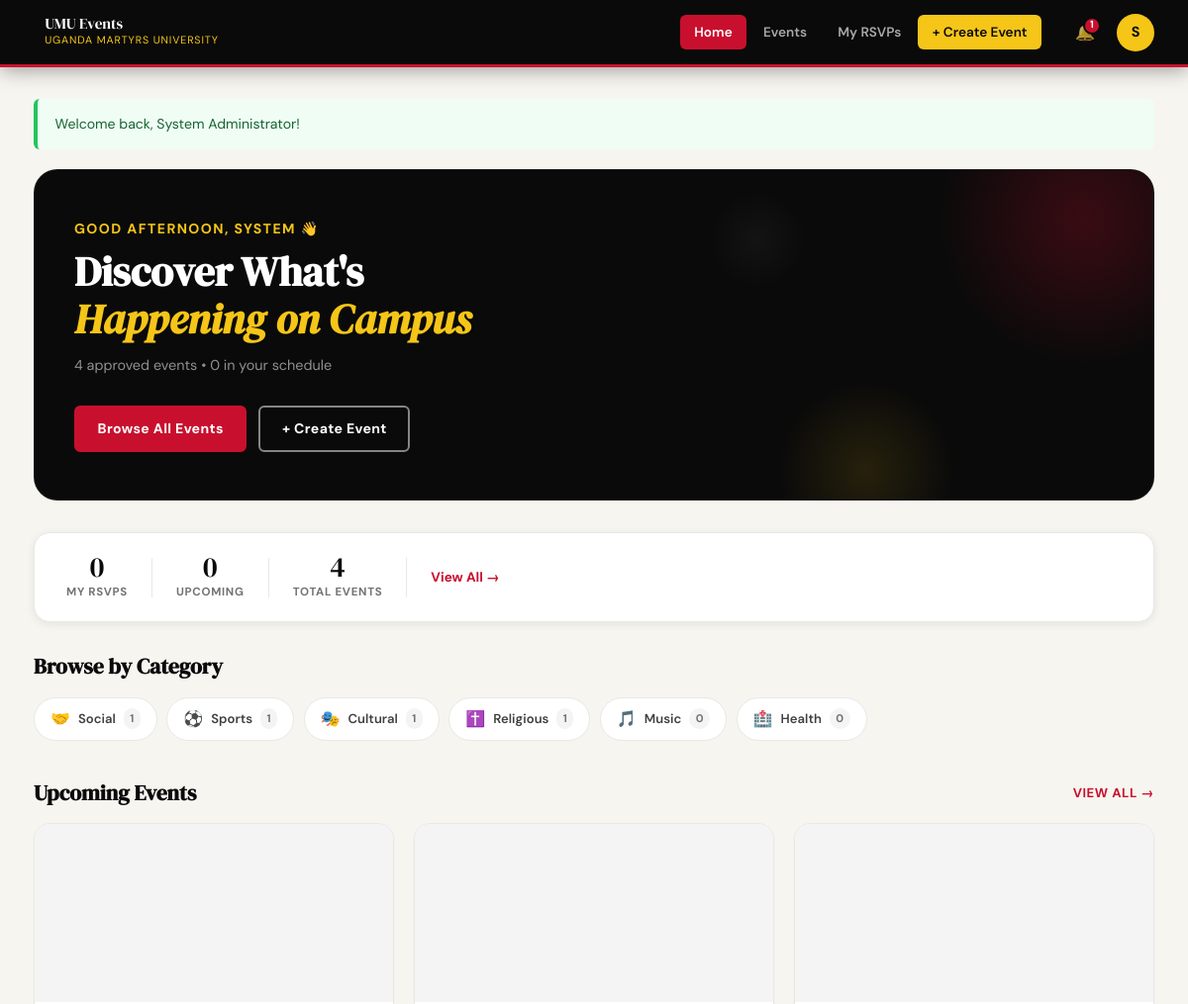
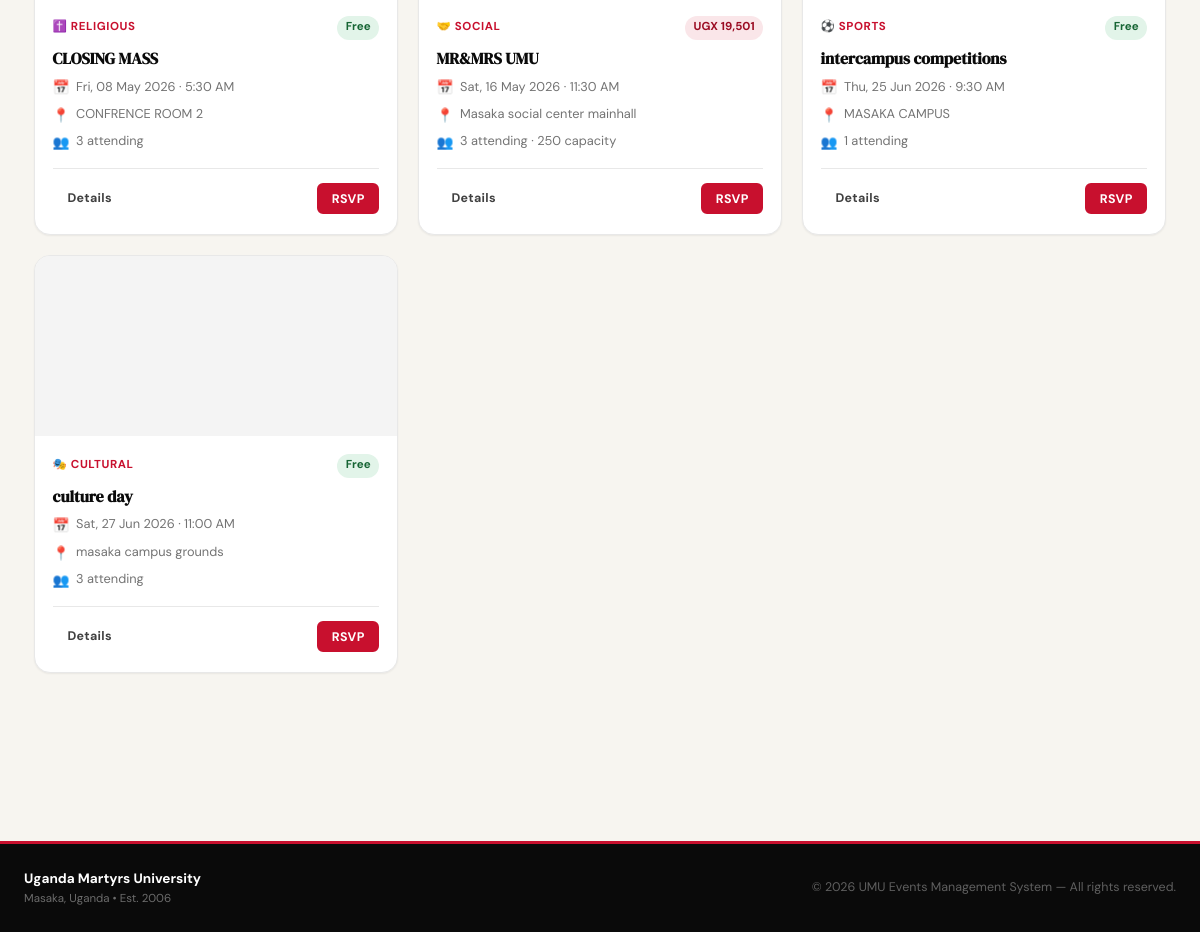
/dashboard.php (signed in), run on the app's committed database (2 pictures, top to bottom).
### tables this page shows
CREATE TABLE IF NOT EXISTS `categories` (
  `id` int NOT NULL AUTO_INCREMENT,
  `name` varchar(60) NOT NULL,
  `icon` varchar(10) NOT NULL DEFAULT 0xF09F8E89,
  PRIMARY KEY (`id`),
  UNIQUE KEY `name` (`name`)
);

CREATE TABLE IF NOT EXISTS `events` (
  `id` int NOT NULL AUTO_INCREMENT,
  `creator_id` int NOT NULL,
  `category_id` int NOT NULL,
  `title` varchar(200) NOT NULL,
  `description` text NOT NULL,
  `location` varchar(200) NOT NULL,
  `event_date` datetime NOT NULL,
  `is_free` tinyint(1) NOT NULL DEFAULT '1',
  `price` decimal(10,2) DEFAULT '0.00',
  `capacity` int DEFAULT NULL,
  `poster` varchar(255) DEFAULT NULL,
  `status` enum('pending','approved','rejected') NOT NULL DEFAULT 'pending',
  `rejection_reason` varchar(255) DEFAULT NULL,
  `created_at` timestamp NULL DEFAULT CURRENT_TIMESTAMP,
  PRIMARY KEY (`id`),
  KEY `creator_id` (`creator_id`),
  KEY `category_id` (`category_id`)
);

### dashboard.php (the view, shortened to what this page needs)
<?php
require_once 'includes/auth.php';
$db     = getDB();
$userId = currentUserId();
$myRsvps   = $db->query("SELECT COUNT(*) FROM rsvps WHERE user_id=$userId")->fetch_row()[0];
$upcoming  = $db->query("SELECT COUNT(*) FROM rsvps r JOIN events e ON e.id=r.event_id WHERE r.user_id=$userId AND e.event_date>NOW() AND e.status='approved'")->fetch_row()[0];
$totalEvts = $db->query("SELECT COUNT(*) FROM events WHERE status='approved'")->fetch_row()[0];
$eventsStmt = $db->prepare("
    SELECT e.*, c.name AS cat_name, c.icon AS cat_icon,
           u.full_name AS creator_name,
           (SELECT COUNT(*) FROM rsvps WHERE event_id=e.id) AS rsvp_count,
           (SELECT COUNT(*) FROM rsvps WHERE event_id=e.id AND user_id=?) AS i_rsvpd
    FROM events e
    JOIN categories c ON c.id=e.category_id
    JOIN users u ON u.id=e.creator_id
    WHERE e.status='approved' AND e.event_date > NOW()
    ORDER BY e.event_date ASC
    LIMIT 6
");
$eventsStmt->bind_param('i', $userId);
$eventsStmt->execute();
$events = $eventsStmt->get_result()->fetch_all(MYSQLI_ASSOC);
$cats = $db->query("
    SELECT c.id, c.name, c.icon, COUNT(e.id) AS cnt
    FROM categories c
    LEFT JOIN events e ON e.category_id=c.id AND e.status='approved'
    GROUP BY c.id ORDER BY cnt DESC LIMIT 6
")->fetch_all(MYSQLI_ASSOC);
$pageTitle = 'Home'; $activePage = 'dashboard';
include 'includes/header.php';
?>
<div class="page-wrap">
<?php renderFlash(); ?>
<section class="hero-banner">
    <div class="hero-content">
        <p class="hero-greeting">Good <?= date('H')<12?'Morning':(date('H')<17?'Afternoon':'Evening') ?>, <?= clean(explode(' ', currentUserName())[0]) ?> 👋</p>
        <h1 class="hero-title">Discover What's<br><em>Happening on Campus</em></h1>
        <p class="hero-sub"><?= $totalEvts ?> approved events &bull; <?= $upcoming ?> in your schedule</p>
        <div class="hero-actions">
            <a href="events.php" class="btn btn-primary">Browse All Events</a>
            <?php if (isVerified()): ?>
            <a href="create_event.php" class="btn btn-outline-white">+ Create Event</a>
            <?php endif; ?>
        </div>
    </div>
    <div class="hero-deco">
        <div class="hero-deco-circle hero-deco-1"></div>
        <div class="hero-deco-circle hero-deco-2"></div>
        <div class="hero-deco-circle hero-deco-3"></div>
    </div>
</section>
<div class="stats-strip">
    <div class="stat-pill">
        <span class="stat-num"><?= $myRsvps ?></span>
        <span class="stat-lbl">My RSVPs</span>
    </div>
    <div class="stat-pill">
        <span class="stat-num"><?= $upcoming ?></span>
        <span class="stat-lbl">Upcoming</span>
    </div>
    <div class="stat-pill">
        <span class="stat-num"><?= $totalEvts ?></span>
        <span class="stat-lbl">Total Events</span>
    </div>
    <div class="stat-pill">
        <a href="events.php" class="stat-cta">View All →</a>
    </div>
</div>
<section class="dash-section">
    <div class="section-hd">
        <h2 class="section-title">Browse by Category</h2>
    </div>
    <div class="cat-grid">
        <?php foreach ($cats as $cat): ?>
        <a href="events.php?category=<?= $cat['id'] ?>" class="cat-chip">
            <span class="cat-icon"><?= $cat['icon'] ?></span>
            <span class="cat-name"><?= clean($cat['name']) ?></span>
            <span class="cat-count"><?= $cat['cnt'] ?></span>
        </a>
        <?php endforeach; ?>
    </div>
</section>
<section class="dash-section">
    <div class="section-hd">
        <h2 class="section-title">Upcoming Events</h2>
        <a href="events.php" class="section-more">View all →</a>
    </div>
    <?php if (empty($events)): ?>
    <div class="empty-state">
        <div class="empty-icon">🎪</div>
        <h3>No upcoming events yet</h3>
        <p>Check back soon or create one if you have a verified account.</p>
    </div>
    <?php else: ?>
    <div class="events-grid">
        <?php foreach ($events as $ev): ?>
        <article class="event-card">
            <?php if ($ev['poster']): ?>
            <div class="event-poster" style="background-image:url('<?= UPLOAD_URL . clean($ev['poster']) ?>')"></div>
            <?php else: ?>
            <div class="event-poster event-poster-no-img">
                <span class="event-poster-icon"><?= $ev['cat_icon'] ?></span>
            </div>
            <?php endif; ?>
            <div class="event-card-body">
                <div class="event-meta-row">
                    <span class="event-cat-badge"><?= $ev['cat_icon'] ?> <?= clean($ev['cat_name']) ?></span>
                    <span class="event-price-badge <?= $ev['is_free']?'badge-free':'badge-paid' ?>">
                        <?= $ev['is_free'] ? 'Free' : 'UGX ' . number_format($ev['price']) ?>
                    </span>
                </div>
                <h3 class="event-title">
                    <a href="event_detail.php?id=<?= $ev['id'] ?>"><?= clean($ev['title']) ?></a>
                </h3>
                <div class="event-info-list">
                    <div class="event-info-item">
                        <span class="eii-icon">📅</span>
                        <?= date('D, d M Y · g:i A', strtotime($ev['event_date'])) ?>
                    </div>
                    <div class="event-info-item">
                        <span class="eii-icon">📍</span>
                        <?= clean($ev['location']) ?>
                    </div>
                    <div class="event-info-item">
                        <span class="eii-icon">👥</span>
                        <?= $ev['rsvp_count'] ?> attending
                        <?= $ev['capacity'] ? ' · ' . $ev['capacity'] . ' capacity' : '' ?>
                    </div>
                </div>
                <div class="event-card-footer">
                    <a href="event_detail.php?id=<?= $ev['id'] ?>" class="btn btn-sm btn-ghost">Details</a>
                    <?php if ($ev['i_rsvpd']): ?>
                        <span class="rsvp-confirmed">✓ RSVPd</span>
                    <?php elseif (!$ev['capacity'] || $ev['rsvp_count'] < $ev['capacity']): ?>
                        <form method="POST" action="events.php">
                            <button type="submit" class="btn btn-sm btn-primary">RSVP</button>
                        </form>
                    <?php else: ?>
                        <span class="badge-full">Full</span>
                    <?php endif; ?>
                </div>
            </div>
        </article>
        <?php endforeach; ?>
    </div>
    <?php endif; ?>
</section>
</div>
<?php include 'includes/footer.php'; ?>

### header.php (shortened to what this page needs)
<?php
$unread = isLoggedIn() ? countUnread(currentUserId()) : 0;
?>
<!DOCTYPE html>
<html lang="en">
<head>
    <link rel="stylesheet" href="<?= $cssRoot ?? '' ?>css/style.css">
</head>
<body>
<header class="site-header">
    <div class="header-inner">
        <a href="<?= $cssRoot ?? '' ?>dashboard.php" class="brand">
            <div class="brand-text">
                <span class="brand-name">UMU Events</span>
                <span class="brand-tagline">Uganda Martyrs University</span>
            </div>
        </a>
        <nav class="main-nav">
            <a href="<?= $cssRoot ?? '' ?>dashboard.php"   class="nav-link <?= ($activePage??'')==='dashboard'?'active':'' ?>">Home</a>
            <a href="<?= $cssRoot ?? '' ?>events.php"      class="nav-link <?= ($activePage??'')==='events'?'active':'' ?>">Events</a>
            <a href="<?= $cssRoot ?? '' ?>my_rsvps.php"    class="nav-link <?= ($activePage??'')==='rsvps'?'active':'' ?>">My RSVPs</a>
            <?php if (isVerified()): ?>
            <a href="<?= $cssRoot ?? '' ?>create_event.php" class="nav-link nav-create <?= ($activePage??'')==='create'?'active':'' ?>">+ Create Event</a>
            <?php endif; ?>
        </nav>
        <div class="header-right">
            <a href="<?= $cssRoot ?? '' ?>notifications.php" class="notif-bell <?= ($activePage??'')==='notifs'?'active':'' ?>">
                <span class="bell-icon">🔔</span>
                <?php if ($unread > 0): ?>
                    <span class="notif-badge"><?= $unread > 9 ? '9+' : $unread ?></span>
                <?php endif; ?>
            </a>
            <div class="user-menu">
                <div class="user-avatar"><?= strtoupper(substr(currentUserName(), 0, 1)) ?></div>
            </div>
        </div>
    </div>
</header>
<main class="site-main">

### auth.php (shortened to what this page needs)
<?php
function isVerified(): bool  { return in_array($_SESSION['role'] ?? '', ['admin','verified']); }
function currentUserId(): int        { return (int)($_SESSION['user_id'] ?? 0); }
function currentUserName(): string   { return $_SESSION['full_name'] ?? 'Guest'; }
function getFlash(): ?array {
    if (isset($_SESSION['flash'])) { $f = $_SESSION['flash']; unset($_SESSION['flash']); return $f; }
    return null;
}
function renderFlash(): void {
    $f = getFlash();
    if ($f) echo '<div class="alert alert-' . htmlspecialchars($f['type']) . '">'
                . htmlspecialchars($f['message']) . '</div>';
}
function clean(string $s): string { return htmlspecialchars(trim($s), ENT_QUOTES, 'UTF-8'); }
function countUnread(int $userId): int {
    $db   = getDB();
    $stmt = $db->prepare("SELECT COUNT(*) FROM notifications WHERE user_id=? AND is_read=0");
    $stmt->bind_param('i', $userId);
    $stmt->execute();
    return (int)$stmt->get_result()->fetch_row()[0];
}
?>

### footer.php (shortened to what this page needs)
</main>
<footer class="site-footer">
    <div class="footer-inner">
        <div class="footer-brand">
            <div>
                <p class="footer-name">Uganda Martyrs University</p>
                <p class="footer-sub">Masaka, Uganda &bull; Est. 2006</p>
            </div>
        </div>
        <p class="footer-copy">&copy; <?= date('Y') ?> UMU Events Management System &mdash; All rights reserved.</p>
    </div>
</footer>
</body>
</html>

### data on the page
categories: icon "🤝", name "Social", cnt "1"
categories: icon "⚽", name "Sports", cnt "1"
categories: icon "🎭", name "Cultural", cnt "1"
categories: icon "✝️", name "Religious", cnt "1"
categories: icon "🎵", name "Music", cnt "0"
categories: icon "🏥", name "Health", cnt "0"
events: category.icon "✝️", category.name "RELIGIOUS", is_free "Free", title "CLOSING MASS", event_date "Fri, 08 May 2026 · 5:30 AM", location "CONFRENCE ROOM 2", rsvp_count "3"
events: category.icon "🤝", category.name "SOCIAL", price "19,501", title "MR&MRS UMU", event_date "Sat, 16 May 2026 · 11:30 AM", location "Masaka social center mainhall", rsvp_count "3", capacity "250"
events: category.icon "⚽", category.name "SPORTS", is_free "Free", title "intercampus competitions", event_date "Thu, 25 Jun 2026 · 9:30 AM", location "MASAKA CAMPUS", rsvp_count "1"
events: category.icon "🎭", category.name "CULTURAL", is_free "Free", title "culture day", event_date "Sat, 27 Jun 2026 · 11:00 AM", location "masaka campus grounds", rsvp_count "3"

### other printed values
$unread "1"
substr(currentUserName(), 0, 1) "S"
$f['message'] "Welcome back, System Administrator!"
explode(' ', currentUserName())[0] "SYSTEM"
$totalEvts "4"
$upcoming "0"
$myRsvps "0"
